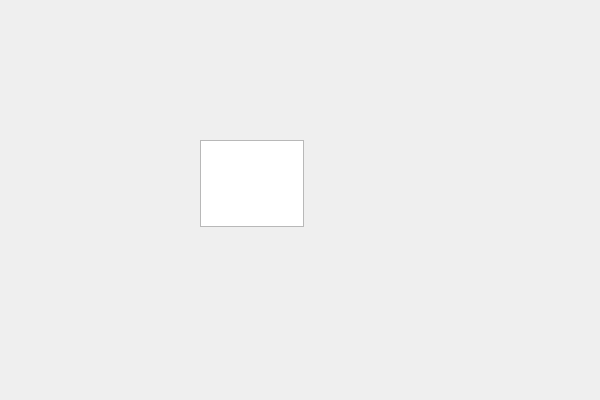
<?xml version="1.0" encoding="UTF-8"?>
<ui version="4.0">
 <class>CPopUPWindowClass</class>
 <widget class="QDialog" name="CPopUPWindowClass">
  <property name="geometry">
   <rect>
    <x>0</x>
    <y>0</y>
    <width>600</width>
    <height>400</height>
   </rect>
  </property>
  <property name="windowTitle">
   <string>CPopUPWindow</string>
  </property>
  <widget class="QTextEdit" name="textEdit">
   <property name="geometry">
    <rect>
     <x>200</x>
     <y>140</y>
     <width>104</width>
     <height>87</height>
    </rect>
   </property>
  </widget>
 </widget>
 <layoutdefault spacing="6" margin="11"/>
 <resources/>
 <connections/>
</ui>
